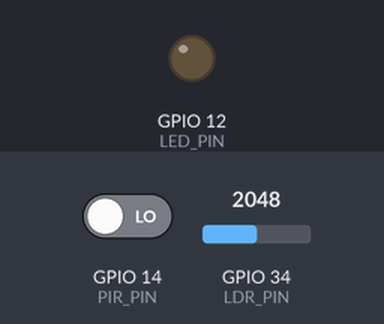
This sketch was run on a simulated ESP32. Shown: output pins drawn as LEDs (lit = HIGH). Inputs (shaded band) come from the test bench; at power-on: GPIO 14 (PIR_PIN) LOW, GPIO 34 (LDR_PIN) = 2048. WiFi joins after 1.5 s; servers stay silent unless stated; random numbers use the default seed unless the sketch sets one; no MQTT or app messages arrive unless stated; what the sketch prints to the serial monitor is not drawn.

Above: at 2.7 s.
2.8 s: GPIO 14 (PIR_PIN) driven HIGH
At 4.7 s:
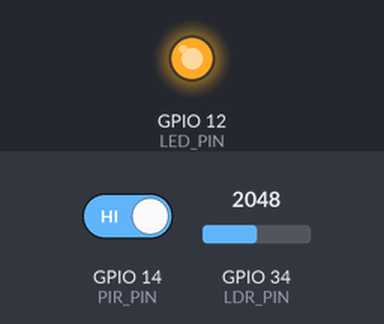
6.1 s: GPIO 14 (PIR_PIN) driven LOW
At 7.8 s:
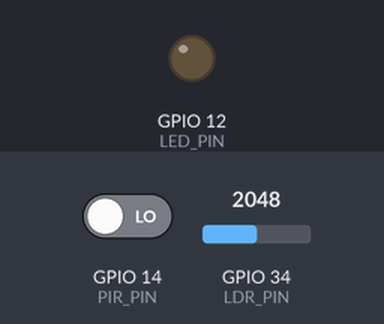
Timing chart, 0 to 9.3 s (numbered marks = the images above; inputs shaded):
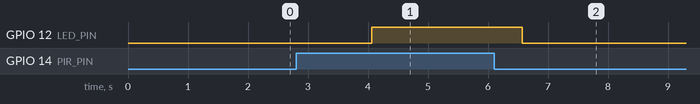

Measured:
- after the input at 2.8 s, GPIO 12 (LED_PIN): LOW → HIGH after 1.3 s
- after the input at 6.1 s, GPIO 12 (LED_PIN): HIGH → LOW after 0.47 s

The sketch:

sketch.ino
```cpp
#include <WiFi.h>
#include <PubSubClient.h>

// Configurações de rede virtuais do Wokwi
const char* ssid = "Wokwi-GUEST";
const char* password = "";

// Configurações do Broker MQTT
const char* mqtt_server = "broker.emqx.io";
const int mqtt_port = 1883;

// Definição dos pinos
const int PIR_PIN = 14;
const int LDR_PIN = 34;
const int LED_PIN = 12;

WiFiClient espClient;
PubSubClient client(espClient);

void setup_wifi() {
  delay(10);
  Serial.println("\n--- Conectando ao Wi-Fi ---");
  WiFi.begin(ssid, password);

  while (WiFi.status() != WL_CONNECTED) {
    delay(500);
    Serial.print(".");
  }
  Serial.println("\nWi-Fi Conectado com sucesso!");
}

void reconnect() {
  while (!client.connected()) {
    Serial.print("Tentando conectar ao Broker MQTT...");
    String clientId = "ESP32Client-Emanuelle-";
    clientId += String(random(0xffff), HEX);

    if (client.connect(clientId.c_str())) {
      Serial.println(" Conectado!");
    } else {
      Serial.print(" Falhou, erro c = ");
      Serial.print(client.state());
      Serial.println(" Tentando novamente em 3 segundos...");
      delay(3000);
    }
  }
}

void setup() {
  Serial.begin(115200);
  pinMode(PIR_PIN, INPUT);
  pinMode(LED_PIN, OUTPUT);

  setup_wifi();
  client.setServer(mqtt_server, mqtt_port);
}

void loop() {
  if (!client.connected()) {
    reconnect();
  }
  client.loop();

  // Leitura dos sensores
  int valorLDR = analogRead(LDR_PIN);
  int presenca = digitalRead(PIR_PIN);

  Serial.print("Luminosidade (LDR): ");
  Serial.print(valorLDR);
  Serial.print(" | Presenca (PIR): ");
  Serial.println(presenca);

  // Lógica de Iluminação Inteligente (ODS 11)
  // No Wokwi, o pino analógico 2 lê valores mais altos no escuro
  if (valorLDR > 2000 && presenca == HIGH) {
    digitalWrite(LED_PIN, HIGH); // Liga o poste de luz
    Serial.println("Poste LIGADO: Ambiente escuro e com movimento.");
  } else {
    digitalWrite(LED_PIN, LOW);  // Mantém desligado economizando energia
  }

  // Envio dos dados via MQTT para o monitoramento remoto cobrado pelo professor
  String payload = "{\"luminosidade\":" + String(valorLDR) + ",\"movimento\":" + String(presenca) + "}";
  client.publish("mackenzie/emanuelle/iluminacao", payload.c_str());

  delay(2500);
}
```
